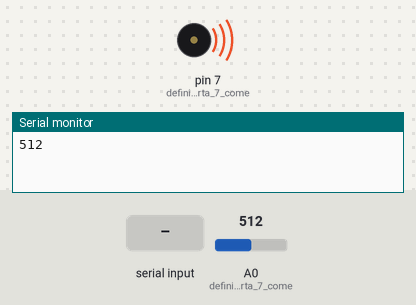
Simulated run of this sketch. Board: Arduino Mega 2560, built with avr-gcc and run on an emulated ATmega2560. Parts: buzzer (waves = sounding), the last lines printed to the serial monitor. The test bench sets the inputs (shaded band); at power-on: A0 (definisce_la_porta_7_come) = 512.

Above: at 1.25 s.
2.1 s: "c" received over the second serial link
At 3.7 s:
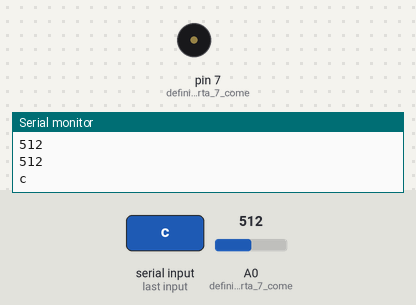
4.5 s: "a" received over the second serial link
6.5 s: "b" received over the second serial link
Timing chart, 0 to 9.5 s (numbered marks = the images above; inputs shaded):
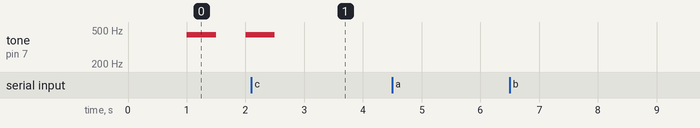

The sketch:

CodiceArduino2.ino
```cpp
#define LedPin 8


char stato_led;
char stato_allarme = '0';
char condizione_fumo = '1';

void setup()
{
  Serial.begin(115200);
  Serial1.begin(115200);
  pinMode(7, OUTPUT); // definisce la porta 7 come una porta di output
  pinMode(A0, INPUT); // definisce la porta 7 come una porta di output
}


void loop()
{
  char res;
  //Allarme fumo
   delay(1000);
   int fumo_allarme = analogRead(A0);
   Serial.println(fumo_allarme);
   if (fumo_allarme < 200){
    condizione_fumo = '1';
   }
   if ((fumo_allarme > 200 && condizione_fumo == '1') || stato_allarme == '1'){
    if (stato_allarme == '0'){
      Serial1.println('f');
    }
    stato_allarme = '1';
    tone(7, 440, 500); // attiva il suono
   }

if (Serial1.available() > 0) {
  res = Serial1.read();
  Serial.println(res);
if (res == 'a'){
  digitalWrite(LedPin,HIGH);
  stato_led = '1';
}
if (res == 'b'){
  digitalWrite(LedPin, LOW);
  stato_led = '0';
}

//spegniallarme
if (res == 'c'){
  stato_allarme = '0';
  condizione_fumo = '0';
  noTone(7);
}


if (res == 'd'){
  Serial1.println(stato_led);
}

//Acquisisci qualità dell'aria
if (res == 'e'){
int gas = analogRead(A0);
if (gas <= 190)
  {
    Serial1.println('0');
  }
  else if (gas <= 300)
  {
    Serial1.println('1');
  }
  else
  {
    Serial1.println('2');
  }


}


}


}
```

Measured:
- after the input at 2.1 s, tone on pin 7 (definisce_la_porta_7_come): goes on until 2.5 s, then stays silent
